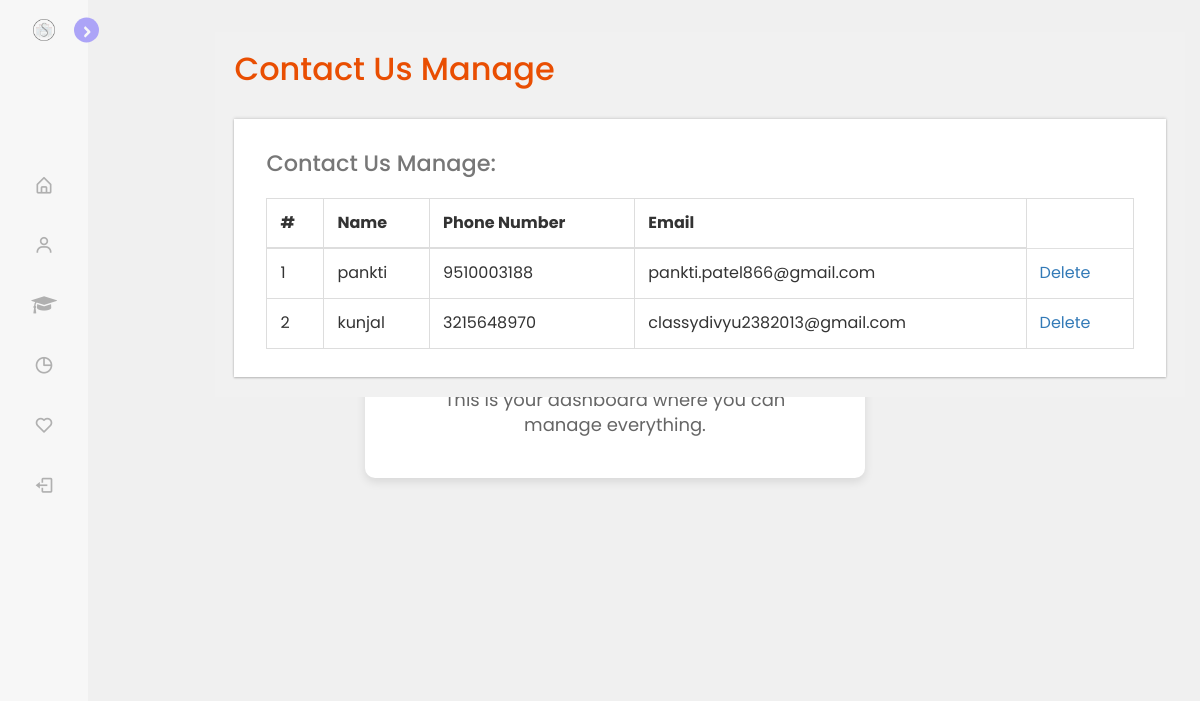
The app's page /admin/contact-manage.php with its own data.
### tables this page shows
CREATE TABLE `contact_us` (
  `id` int(10) NOT NULL,
  `name` varchar(100) NOT NULL,
  `mobile_number` varchar(13) NOT NULL,
  `email` varchar(50) NOT NULL
);

### admin/contact-manage.php (the view, shortened to what this page needs)
<?php
include_once("config.php");
$query = mysqli_query($con, "SELECT * FROM contact_us");
?>
<!DOCTYPE HTML>
	<html>
	<head>
		<link href="css/bootstrap.css" rel='stylesheet' type='text/css' />
		<link href="css/style.css" rel='stylesheet' type='text/css' />
		<link href="css/font-awesome.css" rel="stylesheet">
		<link href="css/animate.css" rel="stylesheet" type="text/css" media="all">
		<link href="css/custom.css" rel="stylesheet">
	</head>
	<body class="cbp-spmenu-push">
		<div class="row">
			<div class="col-lg-2">
				<?php include_once('side.php'); ?>
			</div>
			<div class="col-lg-10">
				<div class="main-content">
					<div id="page-wrapper">
						<div class="main-page">
							<div class="tables">
								<h3 class="title1">Contact Us Manage</h3>
								<div class="table-responsive bs-example widget-shadow">
									<h4>Contact Us Manage:</h4>
									<table class="table table-bordered">
										<thead>
											<tr>
                                                <th>#</th>
												<th>Name</th>
												<th>Phone Number</th>
												<th>Email</th>
											</tr>
										</thead>
										<tbody>
											<?php
											while ($row = mysqli_fetch_array($query)) {
												echo "<tr>";
                                                echo "<td>".$row['id']."</td>";
												echo "<td>".$row['name']."</td>";
												echo "<td>".$row['mobile_number']."</td>";
												echo "<td>".$row['email']."</td>";
												echo "<td>
												<a href='deletecontact.php?id=$row[id]'>Delete
												</a>
														</td>
												</tr>";
											} ?>
										</tbody>
									</table>
								</div>
							</div>
						</div>
					</div>
				</div>
			</div>
		</div>
	</body>
	</html>

### admin/side.php (shortened to what this page needs)
<!DOCTYPE html>
<html lang="en">
<head>
    <link rel="stylesheet" href="side.css">
    <link rel="stylesheet" href="https://cdnjs.cloudflare.com/ajax/libs/font-awesome/4.7.0/css/font-awesome.min.css">
    <link href='https://unpkg.com/boxicons@2.1.1/css/boxicons.min.css' rel='stylesheet'>
</head>
<body>
<div class="col-lg-2">
    <nav class="sidebar close">
        <header>
            <div class="image-text">
                <span class="image">
                    <img src="../doctor/logo.jpg" alt="">
                </span>
            </div>
            <i class='bx bx-chevron-right toggle'></i>
        </header>
        <div class="menu-bar">
            <div class="menu">
                <li class="nav-link">
                    <li class="nav-link">
                        <a href="side.php">
                            <i class='bx bx-home-alt icon'></i>
                        </a>
                    </li>
                    <li class="nav-link">
                        <a href="user-manage.php">
                            <i class='bx bx-user icon'></i>
                        </a>
                    </li>
                    <li class="nav-link">
                        <a href="career-manage.php">
                            <i class="fa fa-graduation-cap icon" aria-hidden="true"></i>
                        </a>
                    </li>
                    <li class="nav-link">
                        <a href="contact-manage.php">
                            <i class='bx bx-pie-chart-alt icon'></i>
                        </a>
                    </li>
                    <li class="nav-link">
                        <a href="appointment-manage.php">
                            <i class='bx bx-heart icon'></i>
                        </a>
                    </li>
                <div class="bottom-content">
                <li class="">
                    <a href="../admin.php">
                        <i class='bx bx-log-out icon'></i>
                    </a>
                </li>
            </div>
            </div>
        </div>
        </nav>
        </div>
        <div class="col-lg-10">
        <div class="container">
    <div class="card">
        <h1>Welcome to the Hospital Management system</h1>
        <p>This is your dashboard where you can manage everything.</p>
    </div>
</div>
        </div>
</body>
</html>

### admin/css/style.css (style rules this page uses)
h4, h5, h6, h1, h2, h3 { margin: 0; }
p { margin: 0; }
html, body { font-family: 'Roboto Condensed', sans-serif; font-size: 100%; overflow-x: hidden; background: #fff; }
body a { transition: 0.5s all ease; -webkit-transition: 0.5s all ease; -moz-transition: 0.5s all ease; -o-transition: 0.5s all ease; -ms-transition: 0.5s all ease; text-decoration:none; }
h1,h2,h3,h4,h5,h6 { margin:0; }
p { margin:0; }
.main-content { position: relative; }
.cbp-spmenu-push { overflow-x: hidden; position: relative; }
.cbp-spmenu, .cbp-spmenu-push { -webkit-transition: all 0.3s ease; -moz-transition: all 0.3s ease; transition: all 0.3s ease; }
.cbp-spmenu-push div#page-wrapper { margin: auto; transition:.5s all; -webkit-transition:.5s all; -moz-transition:.5s all; }
.fa { display: inline-block; font-family: FontAwesome; font-style: normal; font-weight: normal; line-height: 1; -webkit-font-smoothing: antialiased; -moz-osx-font-smoothing: grayscale; }
.charts,.row { margin: 2em 0 0; }
.widget-shadow { background-color: #fff; box-shadow: 0 -1px 3px rgba(0,0,0,.12),0 1px 2px rgba(0,0,0,.24); -webkit-box-shadow: 0 -1px 3px rgba(0,0,0,.12),0 1px 2px rgba(0,0,0,.24); -moz-box-shadow: 0 -1px 3px rgba(0,0,0,.12),0 1px 2px rgba(0,0,0,.24); }
h3.title1 { font-size: 2em; color: #e94e02; margin-bottom: 0.8em; }
.table > thead > tr > th, .table > tbody > tr > th, .table > tfoot > tr > th, .table > thead > tr > td, .table > tbody > tr > td, .table > tfoot > tr > td { border-top: none; }
.tables h4 { font-size: 1.4em; margin-bottom: 1em; color: #777777; }
.tables .panel-body ,.tables .bs-example { padding: 2em 2em 0.5em; }
.tables .table > thead > tr > th, .tables .table > tbody > tr > th, .tables .table > tfoot > tr > th, .tables .table > thead > tr > td, .tables .table > tbody > tr > td, .tables .table > tfoot > tr > td { padding: 13px; border-top: 1px solid #E0E0E0; }
.bs-example { margin-top: 2em; }

### admin/css/custom.css (style rules this page uses)
#page-wrapper { padding:2% 2%; background-color: #F1F1F1; }

### admin/side.css (style rules this page uses)
* { margin: 0; padding: 0; box-sizing: border-box; font-family: 'Poppins', sans-serif; }
:root { --sidebar-color: #FFF; --primary-color: #6958FF; --primary-color-light: #F6F5FF; --toggle-color: #DDD; --text-color: #707070; --tran-03: all 0.2s ease; --tran-03: all 0.3s ease; --tran-04: all 0.3s ease; --tran-05: all 0.3s ease; }
body { min-height: 100vh; background-color: var(--body-color); transition: var(--tran-05); }
.sidebar { position: fixed; top: 0; left: 0; height: 100%; width: 250px; padding: 10px 14px; background: var(--sidebar-color); transition: var(--tran-05); z-index: 100; }
.sidebar.close { width: 88px; }
.sidebar li { height: 50px; list-style: none; display: flex; align-items: center; margin-top: 10px; }
.sidebar header .image, .sidebar .icon { min-width: 60px; border-radius: 6px; }
.sidebar .icon { min-width: 60px; border-radius: 6px; height: 100%; display: flex; align-items: center; justify-content: center; font-size: 20px; }
.sidebar .text, .sidebar .icon { color: var(--text-color); transition: var(--tran-03); }
.sidebar header { position: relative; }
.sidebar header .image-text { display: flex; align-items: center; }
.sidebar header .image { display: flex; align-items: center; justify-content: center; }
.sidebar header .image img { width: 40px; border-radius: 6px; }
.sidebar header .toggle { position: absolute; top: 50%; right: -25px; transform: translateY(-50%) rotate(180deg); height: 25px; width: 25px; background-color: var(--primary-color); color: var(--sidebar-color); border-radius: 50%; display: flex; align-items: center; justify-content: center; font-size: 22px; cursor: pointer; transition: var(--tran-05); }
.sidebar.close .toggle { transform: translateY(-50%) rotate(0deg); }
.sidebar .menu { margin-top: 40px; }
.sidebar li a { list-style: none; background-color: transparent; display: flex; align-items: center; height: 100%; width: 100%; border-radius: 6px; text-decoration: none; transition: var(--tran-03); }
.sidebar .menu-bar { height: calc(100% - 55px); display: flex; flex-direction: column; justify-content: space-between; overflow-y: scroll; }

### records on screen
contact_us: id "1", name "pankti", mobile_number "9510003188", email "pankti.patel866@gmail.com"
contact_us: id "2", name "kunjal", mobile_number "3215648970", email "classydivyu2382013@gmail.com"
